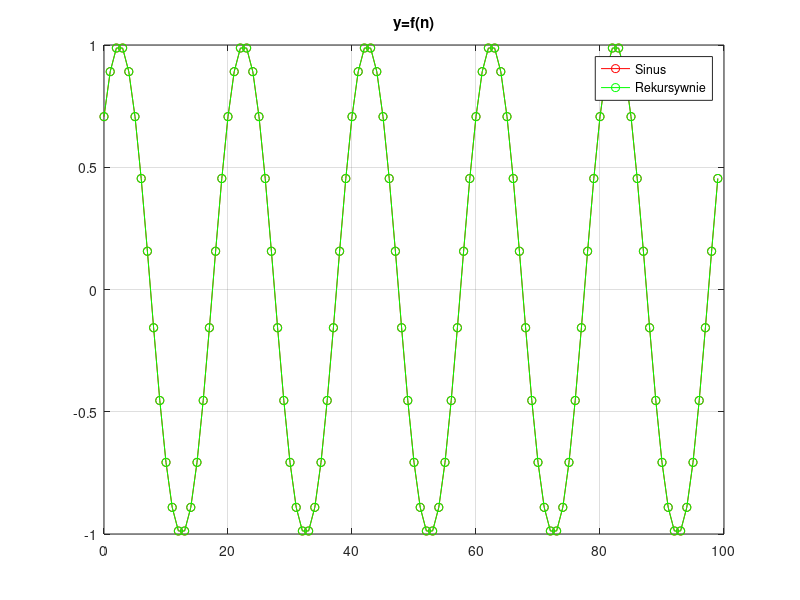
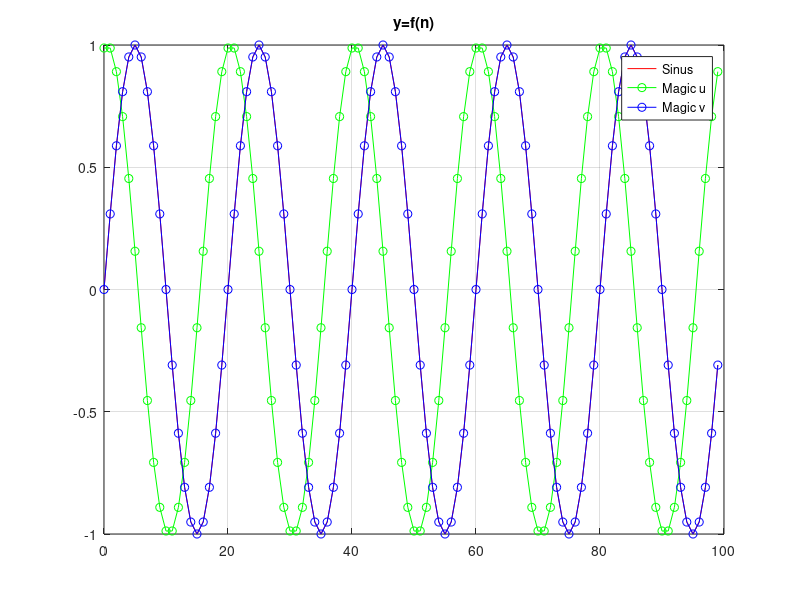

The MATLAB source for these figures, in order:
% Sinusoida rekursywnie - "sygnałowo"
clear all; close all;

f0 = 1; phi = pi/4; % pi/4;

fpr = 20;
w0 = 2*pi*f0/fpr;

N = 100;
n = 0:N-1;
y1 = sin( w0*n + phi );

y(1) = sin( phi - 2*w0 );
y(2) = sin( phi -   w0 );
a = 2*cos(w0);
for n = 3 : N+2
    y(n) = a*y(n-1) - y(n-2);
end
y2 = y(3:end); y = [];
n = 0:N-1;
figure; plot(n,y1,'ro-',n,y2,'go-'); grid; title('y=f(n)')
legend('Sinus','Rekursywnie');
pause

u(1) = cos( w0/2 );
v(1) = 0;
b = 2*sin( w0/2 );
for n = 2 : N
    u(n) = u(n-1) - b*v(n-1);
    v(n) = v(n-1) + b*u(n);
end
y3a = u(1:end); y3b = v(1:end);
n = 0:N-1; y1 = sin( w0*n );
figure; plot(n,y1,'r',n,y3a,'go-',n,y3b,'bo-'); grid; title('y=f(n)')
legend('Sinus','Magic u','Magic v');
pause


